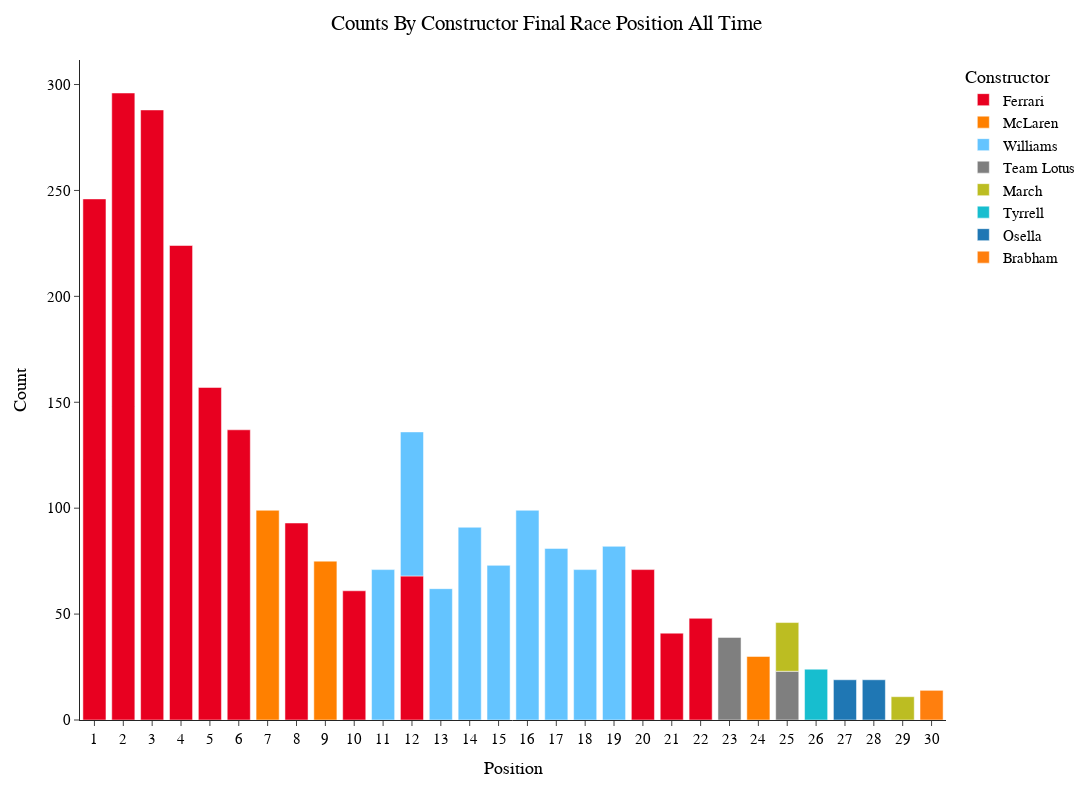

The code cell stored with this chart in its notebook:
### Code cell
fig_top=px.bar(grouped_top, 
           x="Position", 
           y="Count", 
           color='Constructor',
           height=800,
           width=1400,
           template='simple_white',
           color_continuous_scale=px.colors.sequential.Sunsetdark,
           hover_data=["Constructor"],
           color_discrete_map={
                 "Alpine": "#0093cc",
                 "Aston Martin": "#229971",
                 "Ferrari": "#E80020",
                 "Haas F1 Team": "#B6BABD",
                 "Kick Sauber": "#52e252",
                 "McLaren": "#FF8000",
                 "Mercedes": "#27F4D2",
                 "RB": "#6692FF",
                 "Red Bull Racing": "#3671C6",
                 "Williams": "#64C4FF" ,
                 "Alfa Romeo":"#C92D4B",
                 "AlphaTauri":"#5E8FAA",
                 "Racing Point":"#F596C8",
                 "Renault":"#FFF500",
                 "Toro Rosso":"#469bff",
                 "Force India":"#F596C8",
                 "Sauber":"#9B0000"
                 },
        )

fig_top.update_layout(
    title="Counts By Constructor Final Race Position All Time",
    hoverlabel=dict(
        bgcolor="white",
        font_size=15,
        font_family="PT Sans Narrow"
    ),
    title_x=0.5,
    yaxis = dict(tickfont = dict(size=15)),
    xaxis = dict(tickfont = dict(size=15),
                 tickmode = 'linear',
    tick0 = 1,
    dtick = 1),
    font=dict(
        family="PT Sans Narrow",
        size=15,
        color="Black"
    ),
    title_font_family="PT Sans Narrow"
)
# fig_top.update_traces(marker_color='#246DF8')

### Figure 1 — Plotly figure (JSON) as saved in the notebook; plotly's stock layout.template omitted (floating-point values rounded to 4 significant figures)
{"data": [{"alignmentgroup": "True", "customdata": [["Ferrari"], ["Ferrari"], ["Ferrari"], ["Ferrari"], ["Ferrari"], ["Ferrari"], ["Ferrari"], ["Ferrari"], ["Ferrari"], ["Ferrari"], ["Ferrari"], ["Ferrari"]], "hovertemplate": "Constructor=%{customdata[0]}<br>Position=%{x}<br>Count=%{y}<extra></extra>", "legendgroup": "Ferrari", "marker": {"color": "#E80020", "pattern": {"shape": ""}}, "name": "Ferrari", "offsetgroup": "Ferrari", "orientation": "v", "showlegend": true, "textposition": "auto", "type": "bar", "x": [1, 2, 3, 4, 5, 6, 8, 10, 12, 20, 21, 22], "xaxis": "x", "y": [246, 296, 288, 224, 157, 137, 93, 61, 68, 71, 41, 48], "yaxis": "y"}, {"alignmentgroup": "True", "customdata": [["McLaren"], ["McLaren"], ["McLaren"]], "hovertemplate": "Constructor=%{customdata[0]}<br>Position=%{x}<br>Count=%{y}<extra></extra>", "legendgroup": "McLaren", "marker": {"color": "#FF8000", "pattern": {"shape": ""}}, "name": "McLaren", "offsetgroup": "McLaren", "orientation": "v", "showlegend": true, "textposition": "auto", "type": "bar", "x": [7, 9, 24], "xaxis": "x", "y": [99, 75, 30], "yaxis": "y"}, {"alignmentgroup": "True", "customdata": [["Williams"], ["Williams"], ["Williams"], ["Williams"], ["Williams"], ["Williams"], ["Williams"], ["Williams"], ["Williams"]], "hovertemplate": "Constructor=%{customdata[0]}<br>Position=%{x}<br>Count=%{y}<extra></extra>", "legendgroup": "Williams", "marker": {"color": "#64C4FF", "pattern": {"shape": ""}}, "name": "Williams", "offsetgroup": "Williams", "orientation": "v", "showlegend": true, "textposition": "auto", "type": "bar", "x": [11, 12, 13, 14, 15, 16, 17, 18, 19], "xaxis": "x", "y": [71, 68, 62, 91, 73, 99, 81, 71, 82], "yaxis": "y"}, {"alignmentgroup": "True", "customdata": [["Team Lotus"], ["Team Lotus"]], "hovertemplate": "Constructor=%{customdata[0]}<br>Position=%{x}<br>Count=%{y}<extra></extra>", "legendgroup": "Team Lotus", "marker": {"color": "#7F7F7F", "pattern": {"shape": ""}}, "name": "Team Lotus", "offsetgroup": "Team Lotus", "orientation": "v", "showlegend": true, "textposition": "auto", "type": "bar", "x": [23, 25], "xaxis": "x", "y": [39, 23], "yaxis": "y"}, {"alignmentgroup": "True", "customdata": [["March"], ["March"]], "hovertemplate": "Constructor=%{customdata[0]}<br>Position=%{x}<br>Count=%{y}<extra></extra>", "legendgroup": "March", "marker": {"color": "#BCBD22", "pattern": {"shape": ""}}, "name": "March", "offsetgroup": "March", "orientation": "v", "showlegend": true, "textposition": "auto", "type": "bar", "x": [25, 29], "xaxis": "x", "y": [23, 11], "yaxis": "y"}, {"alignmentgroup": "True", "customdata": [["Tyrrell"]], "hovertemplate": "Constructor=%{customdata[0]}<br>Position=%{x}<br>Count=%{y}<extra></extra>", "legendgroup": "Tyrrell", "marker": {"color": "#17BECF", "pattern": {"shape": ""}}, "name": "Tyrrell", "offsetgroup": "Tyrrell", "orientation": "v", "showlegend": true, "textposition": "auto", "type": "bar", "x": [26], "xaxis": "x", "y": [24], "yaxis": "y"}, {"alignmentgroup": "True", "customdata": [["Osella"], ["Osella"]], "hovertemplate": "Constructor=%{customdata[0]}<br>Position=%{x}<br>Count=%{y}<extra></extra>", "legendgroup": "Osella", "marker": {"color": "#1F77B4", "pattern": {"shape": ""}}, "name": "Osella", "offsetgroup": "Osella", "orientation": "v", "showlegend": true, "textposition": "auto", "type": "bar", "x": [27, 28], "xaxis": "x", "y": [19, 19], "yaxis": "y"}, {"alignmentgroup": "True", "customdata": [["Brabham"]], "hovertemplate": "Constructor=%{customdata[0]}<br>Position=%{x}<br>Count=%{y}<extra></extra>", "legendgroup": "Brabham", "marker": {"color": "#FF7F0E", "pattern": {"shape": ""}}, "name": "Brabham", "offsetgroup": "Brabham", "orientation": "v", "showlegend": true, "textposition": "auto", "type": "bar", "x": [30], "xaxis": "x", "y": [14], "yaxis": "y"}], "layout": {"barmode": "relative", "font": {"color": "Black", "family": "PT Sans Narrow", "size": 15}, "height": 800, "hoverlabel": {"bgcolor": "white", "font": {"family": "PT Sans Narrow", "size": 15}}, "legend": {"title": {"text": "Constructor"}, "tracegroupgap": 0}, "margin": {"t": 60}, "title": {"font": {"family": "PT Sans Narrow"}, "text": "Counts By Constructor Final Race Position All Time", "x": 0.5}, "width": 1400, "xaxis": {"anchor": "y", "domain": [0, 1], "dtick": 1, "tick0": 1, "tickfont": {"size": 15}, "tickmode": "linear", "title": {"text": "Position"}}, "yaxis": {"anchor": "x", "domain": [0, 1], "tickfont": {"size": 15}, "title": {"text": "Count"}}}}
